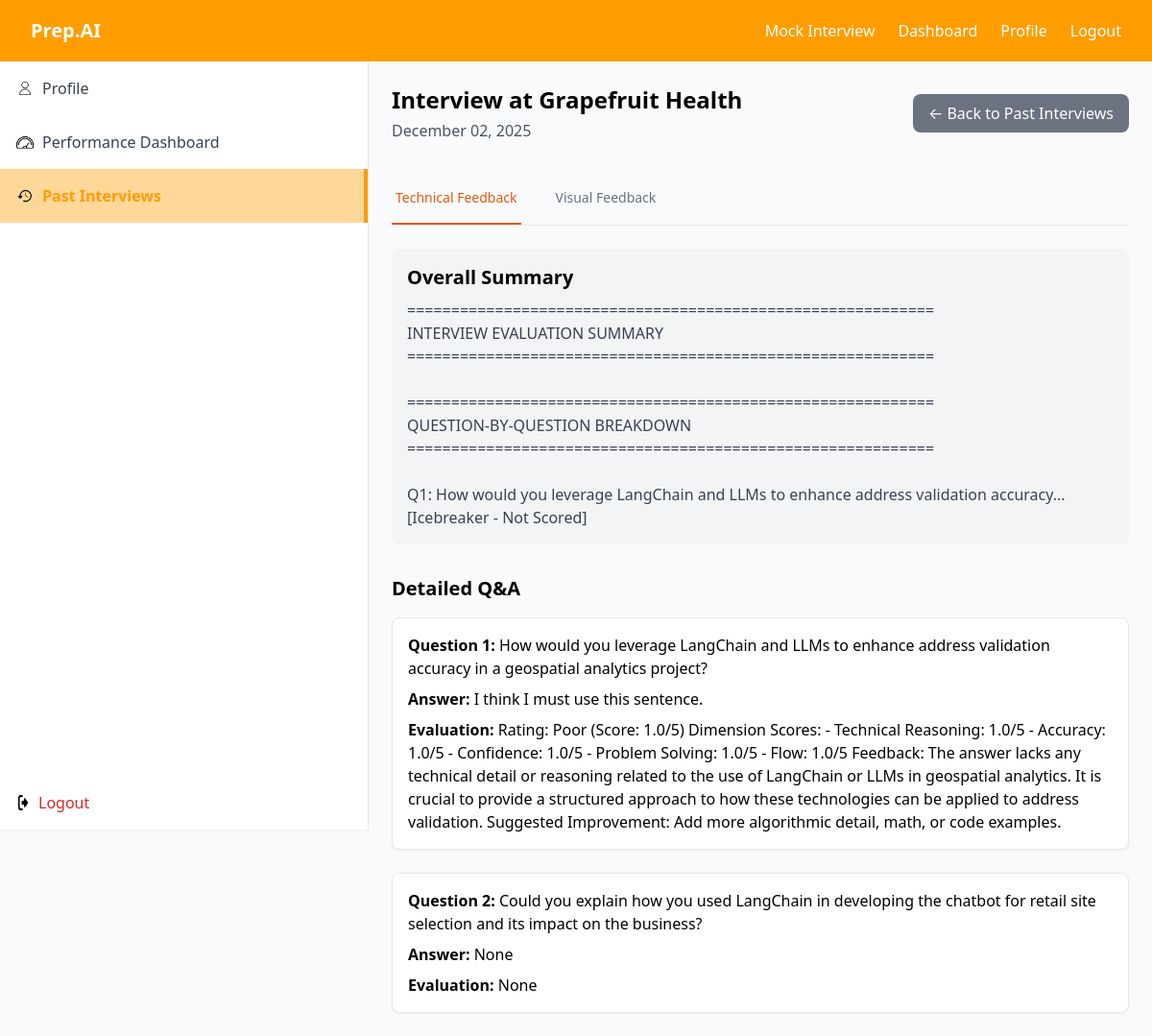
Screenshot of /interview/feedback/33/ (signed in) with the database file from the repository.
### backend/models.py (models this page shows, shortened)
class CompletedInterview(models.Model):
	interview = models.OneToOneField('Interview', on_delete=models.CASCADE)
	user = models.ForeignKey(User, on_delete=models.CASCADE)
	transcript = models.TextField()
	summary = models.TextField(null=True, blank=True)
	evaluation_results = models.JSONField(null=True, blank=True)  # Full structured evaluation JSON
	overall_score = models.FloatField(null=True, blank=True)
	technical_reasoning_avg = models.FloatField(null=True, blank=True)
	accuracy_avg = models.FloatField(null=True, blank=True)
	confidence_avg = models.FloatField(null=True, blank=True)
	problem_solving_avg = models.FloatField(null=True, blank=True)
	flow_avg = models.FloatField(null=True, blank=True)
	video_file = models.FileField(upload_to='interview_videos/', null=True, blank=True, help_text='Compressed video recording of the interview')
	video_duration_seconds = models.PositiveIntegerField(null=True, blank=True, help_text='Duration of the video recording in seconds')
	visual_feedback = models.TextField(null=True, blank=True, help_text='Visual behavior analysis feedback from video')
	completed_at = models.DateTimeField(auto_now_add=True)

class Interview(models.Model):
	user = models.ForeignKey(User, on_delete=models.CASCADE, related_name="interviews")
	company = models.CharField(max_length=255)
	job_description = models.CharField(max_length=2000,blank=True)
	resume = models.ForeignKey(Resume, on_delete=models.SET_NULL, null=True, blank=True)
	created_at = models.DateTimeField(auto_now_add=True)

### backend/views.py (the view)
# urls.py: path('interview/feedback/<int:completed_id>/', interview_feedback, name='interview_feedback'),
@login_required
def interview_feedback(request, completed_id):
    completed = get_object_or_404(CompletedInterview, id=completed_id, user=request.user)
    try:
        transcript = json.loads(completed.transcript)
    except Exception:
        transcript = []
    return render(request, "interview_feedback.html", {
        "completed": completed,
        "transcript": transcript
    })

### backend/templates/interview_feedback.html (shortened to what this page needs)
{% extends "base.html" %}
{% load static %}
{% block content %}
<div class="flex">
  <aside class="h-screen sticky top-16 border-r shadow-sm hidden md:flex flex-col justify-between bg-white sidenav w-64">
    <div>
      <a href="{% url 'profile' %}">
        <div class="flex items-center gap-2 px-4 py-4 hover:bg-gray-100 bg-white">
          <img src="{% static 'backend/images/profile.png' %}" alt="Profile" class="w-5 h-auto" />
          <span class="text-gray-700">Profile</span>
        </div>
      </a>
      <div class="flex items-center gap-2 px-4 py-4 hover:bg-gray-100 cursor-pointer">
        <img src="{% static 'backend/images/dashboard.png' %}" alt="Dashboard" class="w-5 h-auto" />
        <span class="text-gray-700">Performance Dashboard</span>
      </div>
      <a href="{% url 'past_interviews' %}">
        <div class="flex items-center gap-2 px-4 py-4 bg-white border-r-4 sidenav-active-item">
          <img src="{% static 'backend/images/past.png' %}" alt="Past" class="w-5 h-auto" />
          <span class="sidenav-active-text font-semibold">Past Interviews</span>
        </div>
      </a>
    </div>
    <div class="p-4">
      <a href="{% url 'account_logout' %}"
         onclick="return confirm('Are you sure you want to log out?');"
         class="flex items-center gap-2 text-red-600 hover:text-red-800 transition">
        <img src="{% static 'backend/images/logout.png' %}" alt="Logout" class="w-4 h-4" />
        Logout
      </a>
    </div>
  </aside>
  <div class="flex-1 p-6">
    <div class="flex items-center justify-between mb-8">
      <div>
        <h2 class="text-2xl font-bold">Interview at {{ completed.interview.company }}</h2>
        <p class="text-gray-600 mt-1">
          {{ completed.completed_at|date:"F d, Y" }}
        </p>
      </div>
      <a href="{% url 'past_interviews' %}" class="bg-gray-500 text-white px-4 py-2 rounded-lg hover:bg-gray-600 transition-colors">
        ← Back to Past Interviews
      </a>
    </div>
    <div class="border-b border-gray-200 mb-6">
      <nav class="flex space-x-8" aria-label="Tabs">
        <button id="technicalTab"
                class="tab-button active border-b-2 border-orange-500 py-4 px-1 text-sm font-medium text-orange-600"
                onclick="switchTab('technical')">
          Technical Feedback
        </button>
        <button id="visualTab"
                class="tab-button border-b-2 border-transparent py-4 px-1 text-sm font-medium text-gray-500 hover:text-gray-700 hover:border-gray-300"
                onclick="switchTab('visual')">
          Visual Feedback
        </button>
      </nav>
    </div>
    <div id="technicalContent" class="tab-content">
      <div class="mb-8 p-4 bg-gray-100 rounded-lg">
        <h3 class="text-xl font-semibold mb-2">Overall Summary</h3>
        <p class="text-gray-700 whitespace-pre-line">{{ completed.summary }}</p>
      </div>
      <div>
        <h3 class="text-xl font-semibold mb-4">Detailed Q&A</h3>
        {% if transcript %}
          <div class="space-y-6">
            {% for qa in transcript %}
              <div class="border p-4 rounded-lg bg-white shadow-sm">
                <p><strong>Question {{ forloop.counter }}:</strong> {{ qa.question }}</p>
                <p class="mt-2"><strong>Answer:</strong> {{ qa.answer }}</p>
                <p class="mt-2"><strong>Evaluation:</strong> {{ qa.evaluation }}</p>
              </div>
            {% endfor %}
          </div>
        {% else %}
          <p>No transcript data available.</p>
        {% endif %}
      </div>
    </div>
  </div>
</div>
{% endblock %}

### backend/static/backend/css/style.css (style rules this page uses)
.sidenav { background-color: #fff !important; width: 24rem; }
.sidenav-active-item { background-color: #ffd799 !important; border-right: 4px solid #FF9D00 !important; }
.sidenav-active-text { color: #FF9D00 !important; }

### backend/templates/interview_feedback.html (style rules this page uses)
.tab-button { transition: all 0.2s ease-in-out; cursor: pointer; }
.tab-button.active { color: #ea580c; border-color: #ea580c; }

### rows the page displays
CompletedInterview: interview.company "Grapefruit Health", completed_at "December 02, 2025", summary "============================================================ INTERVIEW EVALUATION SUMMARY ============================================================ ============================================================ QUESTION-BY-QUESTION BREAKDOWN ============================================================ Q1: How would you leverage LangChain and LLMs to enhance address validation accuracy... [Icebreaker - Not Scored]"

### other values shown
{{ qa.question }} "How would you leverage LangChain and LLMs to enhance address validation accuracy in a geospatial analytics project?" "Could you explain how you used LangChain in developing the chatbot for retail site selection and its impact on the business?"
{{ qa.answer }} "I think I must use this sentence." "None"
{{ qa.evaluation }} "None"
